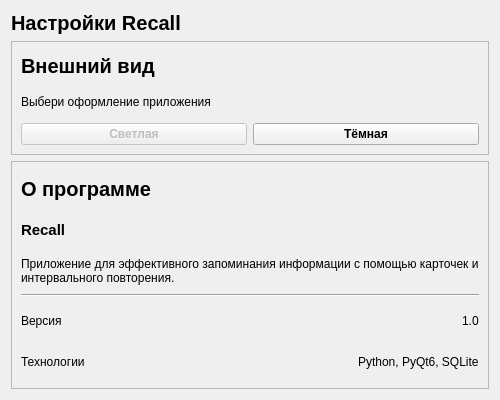
<?xml version="1.0" encoding="UTF-8"?>
<ui version="4.0">
 <class>Dialog</class>
 <widget class="QDialog" name="Dialog">
  <property name="geometry">
   <rect>
    <x>0</x>
    <y>0</y>
    <width>500</width>
    <height>400</height>
   </rect>
  </property>
  <property name="windowTitle">
   <string>Dialog</string>
  </property>
  <layout class="QVBoxLayout" name="verticalLayout" stretch="0,2,4">
   <item>
    <widget class="QLabel" name="titleLabel">
     <property name="font">
      <font>
       <pointsize>15</pointsize>
       <bold>true</bold>
      </font>
     </property>
     <property name="text">
      <string>Настройки Recall</string>
     </property>
    </widget>
   </item>
   <item>
    <widget class="QFrame" name="appearanceFrame">
     <property name="frameShape">
      <enum>QFrame::Shape::StyledPanel</enum>
     </property>
     <property name="frameShadow">
      <enum>QFrame::Shadow::Raised</enum>
     </property>
     <layout class="QVBoxLayout" name="verticalLayout_2">
      <item>
       <widget class="QLabel" name="appearanceLabel">
        <property name="font">
         <font>
          <pointsize>15</pointsize>
          <bold>true</bold>
         </font>
        </property>
        <property name="text">
         <string>Внешний вид</string>
        </property>
       </widget>
      </item>
      <item>
       <widget class="QLabel" name="choose_designLabel">
        <property name="text">
         <string>Выбери оформление приложения</string>
        </property>
       </widget>
      </item>
      <item>
       <layout class="QHBoxLayout" name="horizontalLayout">
        <item>
         <widget class="QPushButton" name="light_themeButton">
          <property name="enabled">
           <bool>false</bool>
          </property>
          <property name="font">
           <font>
            <bold>true</bold>
           </font>
          </property>
          <property name="text">
           <string>Светлая</string>
          </property>
          <property name="checkable">
           <bool>false</bool>
          </property>
         </widget>
        </item>
        <item>
         <widget class="QPushButton" name="dark_themeButton">
          <property name="font">
           <font>
            <bold>true</bold>
           </font>
          </property>
          <property name="text">
           <string>Тёмная</string>
          </property>
          <property name="checkable">
           <bool>false</bool>
          </property>
         </widget>
        </item>
       </layout>
      </item>
     </layout>
    </widget>
   </item>
   <item>
    <widget class="QFrame" name="about_programFrame">
     <property name="frameShape">
      <enum>QFrame::Shape::StyledPanel</enum>
     </property>
     <property name="frameShadow">
      <enum>QFrame::Shadow::Raised</enum>
     </property>
     <layout class="QVBoxLayout" name="verticalLayout_3">
      <item>
       <widget class="QLabel" name="about_programLabel">
        <property name="font">
         <font>
          <pointsize>15</pointsize>
          <bold>true</bold>
         </font>
        </property>
        <property name="text">
         <string>О программе</string>
        </property>
       </widget>
      </item>
      <item>
       <widget class="QLabel" name="recallLabel">
        <property name="font">
         <font>
          <pointsize>11</pointsize>
          <bold>true</bold>
         </font>
        </property>
        <property name="text">
         <string>Recall</string>
        </property>
       </widget>
      </item>
      <item>
       <widget class="QLabel" name="description_programLabel">
        <property name="text">
         <string>Приложение для эффективного запоминания информации с помощью карточек и интервального повторения.</string>
        </property>
        <property name="wordWrap">
         <bool>true</bool>
        </property>
       </widget>
      </item>
      <item>
       <widget class="Line" name="line">
        <property name="orientation">
         <enum>Qt::Orientation::Horizontal</enum>
        </property>
       </widget>
      </item>
      <item>
       <layout class="QHBoxLayout" name="horizontalLayout_2">
        <item>
         <widget class="QLabel" name="version_textLabel">
          <property name="sizePolicy">
           <sizepolicy hsizetype="Expanding" vsizetype="Preferred">
            <horstretch>0</horstretch>
            <verstretch>0</verstretch>
           </sizepolicy>
          </property>
          <property name="text">
           <string>Версия</string>
          </property>
         </widget>
        </item>
        <item>
         <widget class="QLabel" name="version_valueLabel">
          <property name="text">
           <string>1.0</string>
          </property>
         </widget>
        </item>
       </layout>
      </item>
      <item>
       <layout class="QHBoxLayout" name="horizontalLayout_3">
        <item>
         <widget class="QLabel" name="technology_textLabel">
          <property name="sizePolicy">
           <sizepolicy hsizetype="Expanding" vsizetype="Preferred">
            <horstretch>0</horstretch>
            <verstretch>0</verstretch>
           </sizepolicy>
          </property>
          <property name="text">
           <string>Технологии</string>
          </property>
         </widget>
        </item>
        <item>
         <widget class="QLabel" name="technology_valueLabel">
          <property name="text">
           <string>Python, PyQt6, SQLite</string>
          </property>
         </widget>
        </item>
       </layout>
      </item>
     </layout>
    </widget>
   </item>
  </layout>
 </widget>
 <resources/>
 <connections/>
</ui>
